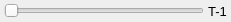
<ui version="4.0" >
 <class>FramesPositioner</class>
 <widget class="QWidget" name="FramesPositioner" >
  <property name="geometry" >
   <rect>
    <x>0</x>
    <y>0</y>
    <width>229</width>
    <height>22</height>
   </rect>
  </property>
  <property name="windowTitle" >
   <string>Frames Positioner</string>
  </property>
  <layout class="QHBoxLayout" >
   <property name="spacing" >
    <number>4</number>
   </property>
   <property name="leftMargin" >
    <number>4</number>
   </property>
   <property name="topMargin" >
    <number>2</number>
   </property>
   <property name="rightMargin" >
    <number>4</number>
   </property>
   <property name="bottomMargin" >
    <number>2</number>
   </property>
   <item>
    <widget class="QSlider" name="position_" >
     <property name="sizePolicy" >
      <sizepolicy vsizetype="Fixed" hsizetype="Preferred" >
       <horstretch>0</horstretch>
       <verstretch>0</verstretch>
      </sizepolicy>
     </property>
     <property name="minimumSize" >
      <size>
       <width>200</width>
       <height>0</height>
      </size>
     </property>
     <property name="maximumSize" >
      <size>
       <width>200</width>
       <height>16777215</height>
      </size>
     </property>
     <property name="focusPolicy" >
      <enum>Qt::StrongFocus</enum>
     </property>
     <property name="toolTip" >
      <string>Move to change the viewed frame</string>
     </property>
     <property name="maximum" >
      <number>30</number>
     </property>
     <property name="pageStep" >
      <number>5</number>
     </property>
     <property name="orientation" >
      <enum>Qt::Horizontal</enum>
     </property>
     <property name="tickPosition" >
      <enum>QSlider::NoTicks</enum>
     </property>
     <property name="tickInterval" >
      <number>1</number>
     </property>
    </widget>
   </item>
   <item>
    <widget class="QLabel" name="info_" >
     <property name="font" >
      <font>
       <pointsize>10</pointsize>
      </font>
     </property>
     <property name="toolTip" >
      <string>Frame information</string>
     </property>
     <property name="text" >
      <string>T-1</string>
     </property>
     <property name="alignment" >
      <set>Qt::AlignCenter</set>
     </property>
    </widget>
   </item>
  </layout>
 </widget>
 <resources>
  <include location="../guiIcons.qrc" />
 </resources>
 <connections/>
</ui>
